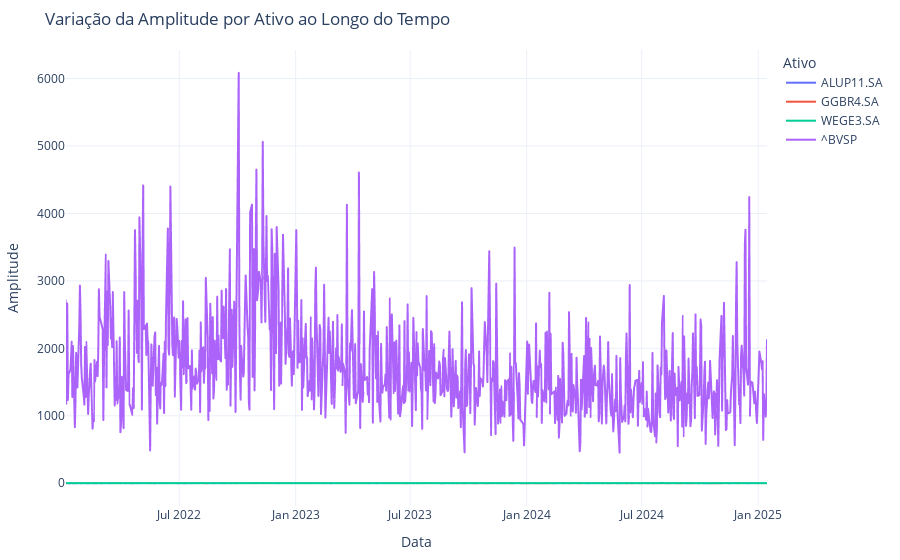

The code cell stored with this chart in its notebook:
### Code cell
dados_plot = dados.reset_index()

fig = px.line(dados_plot, 
              x='Date',
              y='Amplitude',
              color='Ticker',
              title='Variação da Amplitude por Ativo ao Longo do Tempo',
              template='plotly_white',
              labels={
                  'Date': 'Data',
                  'Amplitude': 'Amplitude',
                  'Ticker': 'Ativo'
              })

# Personalizando o layout
fig.update_layout(
    hovermode='x unified',
    margin=dict(l=50, r=50, t=50, b=50)
)

# Customizando o hover
fig.update_traces(
    hovertemplate="<br>".join([
        "Data: %{x}",
        "Amplitude: %{y:.2f}",
        "<extra></extra>"
    ])
)

fig.show()

### Figure 1 — Plotly figure (JSON) as saved in the notebook; plotly's stock layout.template omitted (floating-point values rounded to 4 significant figures; data arrays with more than 128 entries replaced by an {"elided": "..."} marker saying what was removed)
{"data": [{"hovertemplate": "Data: %{x}<br>Amplitude: %{y:.2f}<br><extra></extra>", "legendgroup": "ALUP11.SA", "line": {"color": "#636efa", "dash": "solid"}, "marker": {"symbol": "circle"}, "mode": "lines", "name": "ALUP11.SA", "showlegend": true, "type": "scattergl", "x": {"elided": "759 str values"}, "xaxis": "x", "y": {"elided": "759 float values"}, "yaxis": "y"}, {"hovertemplate": "Data: %{x}<br>Amplitude: %{y:.2f}<br><extra></extra>", "legendgroup": "GGBR4.SA", "line": {"color": "#EF553B", "dash": "solid"}, "marker": {"symbol": "circle"}, "mode": "lines", "name": "GGBR4.SA", "showlegend": true, "type": "scattergl", "x": {"elided": "759 str values"}, "xaxis": "x", "y": {"elided": "759 float values"}, "yaxis": "y"}, {"hovertemplate": "Data: %{x}<br>Amplitude: %{y:.2f}<br><extra></extra>", "legendgroup": "WEGE3.SA", "line": {"color": "#00cc96", "dash": "solid"}, "marker": {"symbol": "circle"}, "mode": "lines", "name": "WEGE3.SA", "showlegend": true, "type": "scattergl", "x": {"elided": "759 str values"}, "xaxis": "x", "y": {"elided": "759 float values"}, "yaxis": "y"}, {"hovertemplate": "Data: %{x}<br>Amplitude: %{y:.2f}<br><extra></extra>", "legendgroup": "^BVSP", "line": {"color": "#ab63fa", "dash": "solid"}, "marker": {"symbol": "circle"}, "mode": "lines", "name": "^BVSP", "showlegend": true, "type": "scattergl", "x": {"elided": "759 str values"}, "xaxis": "x", "y": {"elided": "759 float values"}, "yaxis": "y"}], "layout": {"hovermode": "x unified", "legend": {"title": {"text": "Ativo"}, "tracegroupgap": 0}, "margin": {"b": 50, "l": 50, "r": 50, "t": 50}, "title": {"text": "Variação da Amplitude por Ativo ao Longo do Tempo"}, "xaxis": {"anchor": "y", "domain": [0, 1], "title": {"text": "Data"}}, "yaxis": {"anchor": "x", "domain": [0, 1], "title": {"text": "Amplitude"}}}}
